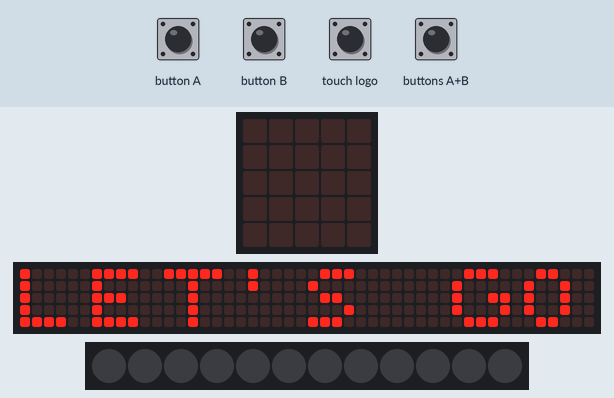
A program run on a simulated BBC micro:bit (MakeCode). On the bench: the board's 5×5 LED display, a strip that is not on the board, showing the scrolling text unrolled, 12 RGB LEDs in strip order, left to right. The inputs (shaded band) are chosen by the test bench. Dim RGB values are drawn brighter than linear; the 48×5 strip is a reading aid, not a part: it shows the text the display is scrolling, unrolled, one strip-width of it at a time.

Above: at 0.07 s.
5.1 s: buttons A+B pressed for 0.15 s
At 5.4 s:
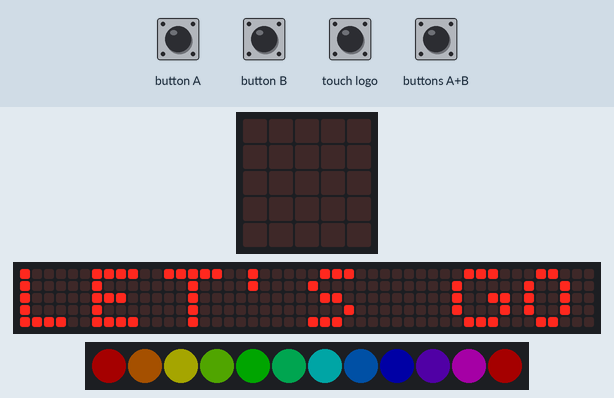
5.8 s: button B pressed for 0.15 s
At 9.1 s:
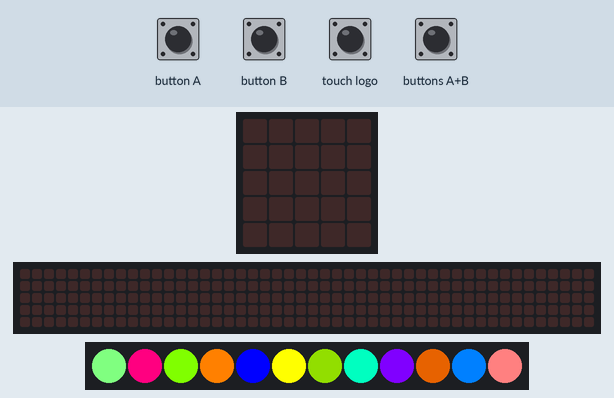
9.5 s: buttons A+B pressed for 1 s
At 12.4 s:
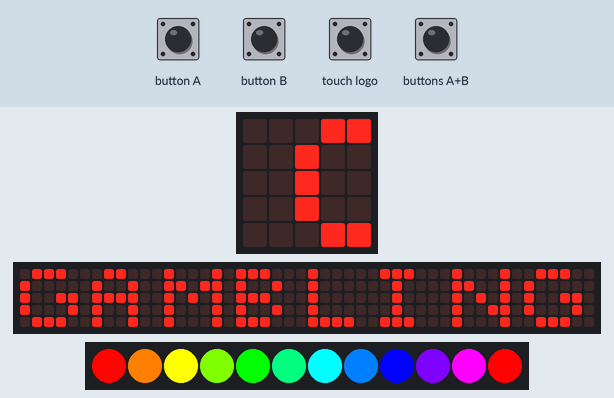
13.5 s: button B pressed for 0.15 s
At 13.73 s:
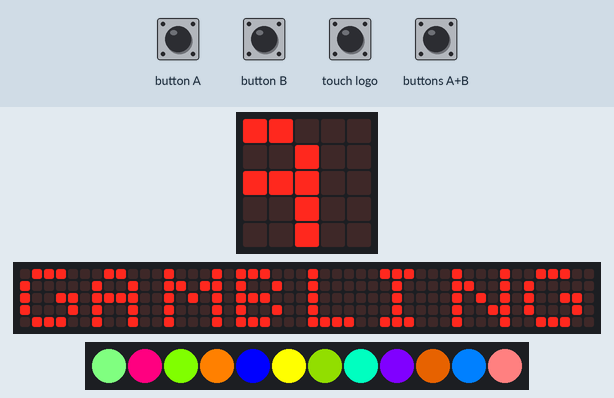

The program:

main.ts
```typescript
enum RadioMessage {
    message1 = 49434,
    Storm = 46061
}
music.onEvent(MusicEvent.MelodyEnded, function () {
    bitbot.bbEnableBluetooth(BBBluetooth.btEnable)
})
input.onButtonPressed(Button.A, function () {
    for (let index = 0; index < 100; index++) {
        bitbot.move(BBMotor.Both, BBDirection.Forward, 100)
        bitbot.move(BBMotor.Right, BBDirection.Reverse, 100)
        bitbot.BBBias(BBRobotDirection.Left, 80)
        bitbot.goms(BBDirection.Forward, 100, 3000)
        bitbot.bbSetServo(BBServos.P1, 90)
        bitbot.bbSetServo(BBServos.P2, 70)
        bitbot.goms(BBDirection.Forward, 100, 1500)
    }
})
input.onLogoEvent(TouchButtonEvent.Pressed, function () {
    music.setBuiltInSpeakerEnabled(true)
    music._playDefaultBackground(music.builtInPlayableMelody(Melodies.Funk), music.PlaybackMode.InBackground)
    music.play(music.createSoundExpression(WaveShape.Square, 100, 1, 255, 0, 200, SoundExpressionEffect.None, InterpolationCurve.Linear), music.PlaybackMode.UntilDone)
    music.setVolume(255)
    music.play(music.createSoundExpression(WaveShape.Square, 152, 1, 255, 0, 76, SoundExpressionEffect.None, InterpolationCurve.Logarithmic), music.PlaybackMode.UntilDone)
    music.setVolume(music.beat(BeatFraction.Sixteenth))
    music.play(music.createSoundExpression(WaveShape.Square, 200, 1, 255, 0, 100, SoundExpressionEffect.None, InterpolationCurve.Curve), music.PlaybackMode.UntilDone)
    music.setVolume(255)
})
radio.onReceivedMessage(RadioMessage.Storm, function () {
    radio.sendMessage(RadioMessage.Storm)
})
input.onButtonPressed(Button.AB, function () {
    bitbot.ledRainbow()
})
input.onButtonPressed(Button.B, function () {
    for (let index = 0; index < 1000; index++) {
        bitbot.setPixelColor(0, 0x80FF80)
        bitbot.setPixelColor(1, 0xFF0080)
        bitbot.setPixelColor(2, 0x80FF00)
        bitbot.setPixelColor(3, 0xFF8000)
        bitbot.setPixelColor(4, 0x0000FF)
        bitbot.setPixelColor(5, 0xFFFF00)
        bitbot.setPixelColor(6, 0x659900)
        bitbot.setPixelColor(7, 0x00FFC0)
        bitbot.setPixelColor(8, 0x8000FF)
        bitbot.setPixelColor(9, 0xB24C00)
        bitbot.setPixelColor(10, 0x0080FF)
        bitbot.setPixelColor(11, 0xFF8080)
        led.setBrightness(255)
        bitbot.ledBrightness(255)
    }
})
bitbot.select_model(BBModel.XL)
basic.showString("LET'S GO")
basic.showString("GAMBLING")
basic.showString("" + (images.createBigImage(`
    # . # # # . . . . .
    # . # . . . . . . .
    # # # # # . . . . .
    . . # . # . . . . .
    # # # . # . . . . .
    `)))
basic.showLeds(`
    # . . . #
    # # . # #
    . . . . .
    # # # # #
    . # # # .
    `)
for (let index = 0; index < 100; index++) {
    bitbot.setBitEye(bfEyes.Both, 0xFF0000)
    bitbot.setBitMouth(bfMouth.Grin, 0xFF0000)
}
```

test.ts
```typescript
// test ender her, dette bliver ikke kompileret, når denne pakke bruges som en udvidelse.
```

Measured:
- after the input at 5.8 s, the display: first differs from a run without the input after 0.20 s (image 2 shows a later state)
- after the input at 9.5 s, the display: first changes after 2.4 s (image 3 shows a later state)
- after the input at 13.5 s, the display: first differs from a run without the input after 0.16 s (image 4)
